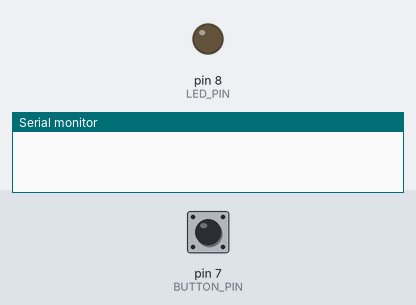
This sketch was run on a simulated Arduino Uno, built with avr-gcc and run on an emulated ATmega328P. Shown: output pins drawn as LEDs (lit = HIGH), the last lines printed to the serial monitor. The inputs (shaded band) are chosen by the test bench; at power-on: pin 7 (BUTTON_PIN) LOW.

Above: at 1.2 s.
1.3 s: pin 7 (BUTTON_PIN) pulled HIGH for 0.15 s
At 2.6 s:
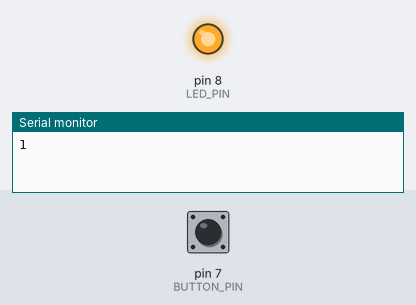
2.9 s: pin 7 (BUTTON_PIN) pulled HIGH for 1 s
At 5.1 s:
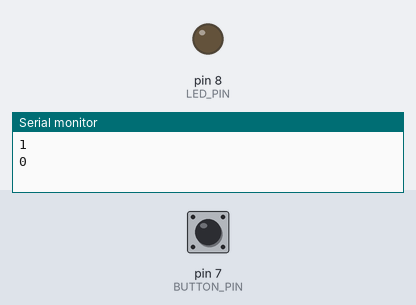
5.4 s: pin 7 (BUTTON_PIN) pulled HIGH for 3.2 s
At 9.9 s:
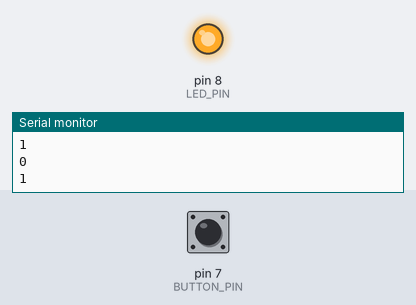
Timing chart, 0 to 11.4 s (numbered marks = the images above; inputs shaded):
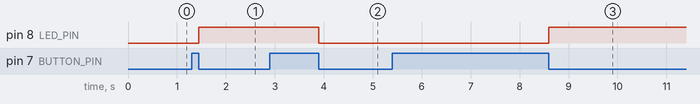

The sketch:

arduino_py_DB_Final.ino
```cpp
#define LED_PIN 8
#define BUTTON_PIN 7

byte lastButtonState = LOW;
byte ledState = LOW;

unsigned long debounceDuration = 100; // millis
unsigned long lastTimeButtonStateChanged = 0;

void setup() {
  Serial.begin(9600);
  pinMode(LED_PIN, OUTPUT);
  pinMode(BUTTON_PIN, INPUT);
}

void loop() {
  if (millis() - lastTimeButtonStateChanged > debounceDuration) {
    byte buttonState = digitalRead(BUTTON_PIN);

    if (buttonState != lastButtonState) {
      lastTimeButtonStateChanged = millis();
      lastButtonState = buttonState;


      if (buttonState == LOW) {
        ledState = (ledState == HIGH) ? LOW: HIGH;
        digitalWrite(LED_PIN, ledState);
        if(ledState==HIGH){Serial.println("1");}
        if(ledState==LOW){Serial.println("0");}


      }

    }
  }


}
```

Measured:
- after the input at 1.3 s, pin 8 (LED_PIN): LOW → HIGH after 0.15 s
- after the input at 2.9 s, pin 8 (LED_PIN): HIGH → LOW after 1.0 s
- after the input at 5.4 s, pin 8 (LED_PIN): LOW → HIGH after 3.2 s
